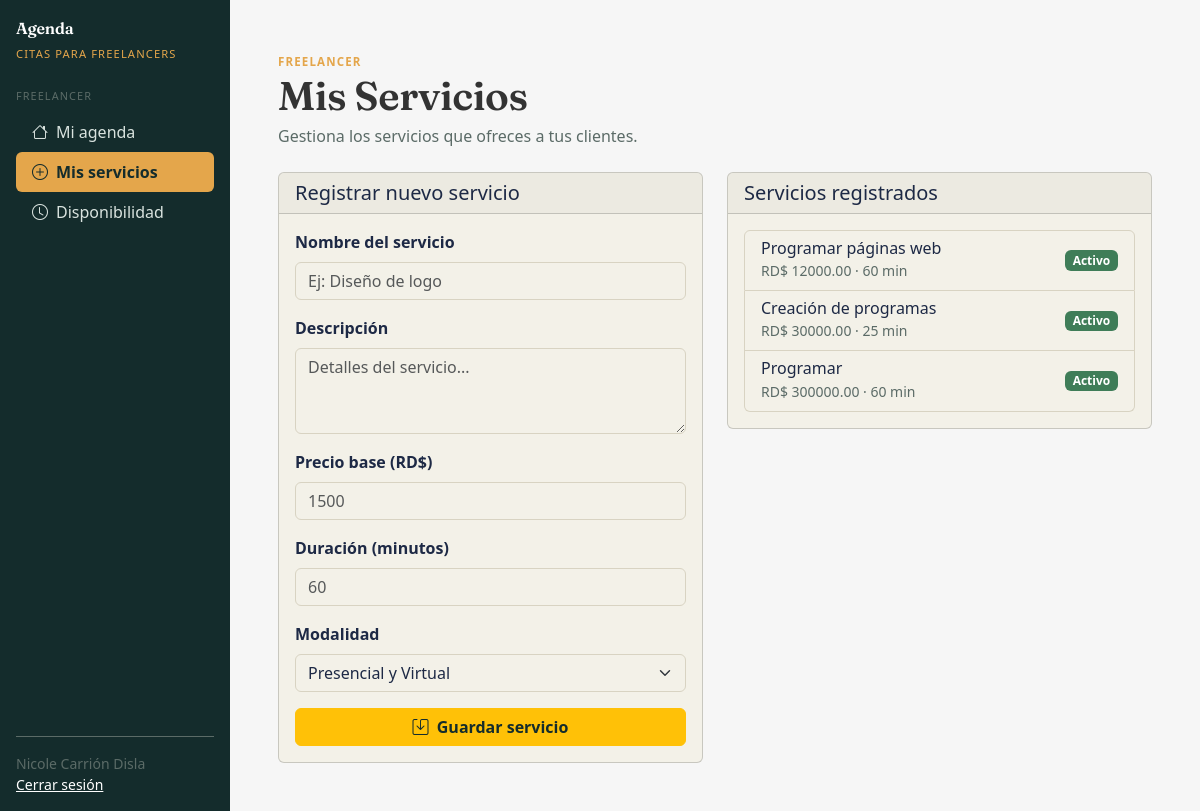
Screenshot of /freelancer/servicios/ (signed in) with the database file from the repository.
### gestionCitas/models.py (models this page shows, shortened)
class Servicio(models.Model):
    id_servicio = models.AutoField(primary_key=True)
    id_freelancer = models.ForeignKey(Freelancer, on_delete=models.CASCADE, related_name='servicios')
    nombre = models.CharField(max_length=30)
    descripcion = models.TextField(blank=True)
    precio_base = models.DecimalField(max_digits=10, decimal_places=2)
    duracion = models.IntegerField(help_text="Duración en minutos")
    modalidad = models.CharField(max_length=10, choices=[
        ('presencial', 'Presencial'),
        ('virtual', 'Virtual'),
        ('ambos', 'Ambos')
    ], default='ambos')
    activo = models.BooleanField(default=True)

### gestionCitas/views.py (the view)
        def wrapper(request, *args, **kwargs):
            if 'rol' not in request.session:
                messages.error(request, "Debes iniciar sesión para continuar.")
                return redirect('login')
            if request.session.get('rol') not in roles:
                messages.error(request, "No tienes permiso para acceder a esta sección.")
                return redirect('login')
            return vista(request, *args, **kwargs)

### gestionCitas/views.py (called while the page is built, shortened)
def requiere_rol(*roles):
    def decorador(vista):
        def wrapper(request, *args, **kwargs):
            if 'rol' not in request.session:
                messages.error(request, "Debes iniciar sesión para continuar.")
                return redirect('login')
            if request.session.get('rol') not in roles:
                messages.error(request, "No tienes permiso para acceder a esta sección.")
                return redirect('login')
            return vista(request, *args, **kwargs)
        return wrapper
    return decorador

@requiere_rol('freelancer')
def registrar_servicio(request):
    freelancer_id = request.session['user_id']
    servicios = Servicio.objects.filter(id_freelancer_id=freelancer_id)
    return render(request, 'citas/freelancer/registrar_servicio.html', {'servicios': servicios})

### gestionCitas/templates/citas/freelancer/registrar_servicio.html (shortened to what this page needs)
{% extends "citas/base.html" %}
{% load static %}
{% block content %}
<div class="mb-4">
    <small class="text-warning text-uppercase fw-semibold" style="letter-spacing:.1em;font-size:.72rem;">Freelancer</small>
    <h1 class="mb-1">Mis Servicios</h1>
    <p class="text-secondary mb-0">Gestiona los servicios que ofreces a tus clientes.</p>
</div>
<div class="row">
    <div class="col-md-6">
        <div class="card">
            <div class="card-header">
                <h5 class="mb-0">Registrar nuevo servicio</h5>
            </div>
            <div class="card-body">
                <form method="post">
                    <div class="mb-3">
                        <label class="form-label fw-semibold">Nombre del servicio</label>
                        <input type="text" name="nombre" class="form-control" placeholder="Ej: Diseño de logo" required>
                    </div>
                    <div class="mb-3">
                        <label class="form-label fw-semibold">Descripción</label>
                        <textarea name="descripcion" class="form-control" rows="3" placeholder="Detalles del servicio..."></textarea>
                    </div>
                    <div class="mb-3">
                        <label class="form-label fw-semibold">Precio base (RD$)</label>
                        <input type="number" name="precio_base" class="form-control" placeholder="1500" required step="0.01">
                    </div>
                    <div class="mb-3">
                        <label class="form-label fw-semibold">Duración (minutos)</label>
                        <input type="number" name="duracion" class="form-control" placeholder="60" required>
                    </div>
                    <div class="mb-3">
                        <label class="form-label fw-semibold">Modalidad</label>
                        <select name="modalidad" class="form-select" required>
                            <option value="ambos">Presencial y Virtual</option>
                        </select>
                    </div>
                    <button type="submit" class="btn btn-warning w-100">
                        <i class="bi bi-save me-1"></i> Guardar servicio
                    </button>
                </form>
            </div>
        </div>
    </div>
    <div class="col-md-6">
        <div class="card">
            <div class="card-header">
                <h5 class="mb-0">Servicios registrados</h5>
            </div>
            <div class="card-body">
                {% if servicios %}
                <div class="list-group">
                    {% for s in servicios %}
                    <div class="list-group-item">
                        <div class="d-flex justify-content-between align-items-center">
                            <div>
                                <h6 class="mb-0">{{ s.nombre }}</h6>
                                <small class="text-secondary">RD$ {{ s.precio_base }} · {{ s.duracion }} min</small>
                            </div>
                            <span class="badge {% if s.activo %}bg-success{% else %}bg-secondary{% endif %}">
                                {{ s.activo|yesno:"Activo,Inactivo" }}
                            </span>
                        </div>
                    </div>
                    {% endfor %}
                </div>
                {% else %}
                <div class="text-center py-3 text-secondary">
                    <i class="bi bi-box" style="font-size: 2rem;"></i>
                    <p class="mb-0">Aún no tienes servicios registrados.</p>
                </div>
                {% endif %}
            </div>
        </div>
    </div>
</div>
{% endblock %}

### rows the page displays
Servicio: nombre "Programar páginas web", precio_base "12000.00", duracion "60", activo "Activo"
Servicio: nombre "Creación de programas", precio_base "30000.00", duracion "25", activo "Activo"
Servicio: nombre "Programar", precio_base "300000.00", duracion "60", activo "Activo"

### other values shown
{{ request.session.nombre|default:"Usuario" }} "Nicole Carrión Disla"
